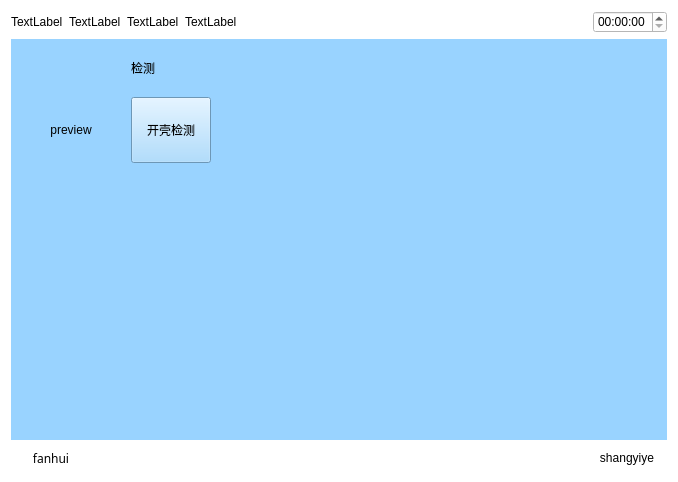
<?xml version="1.0" encoding="UTF-8"?>
<ui version="4.0">
 <class>Jiance2</class>
 <widget class="QWidget" name="Jiance2">
  <property name="geometry">
   <rect>
    <x>0</x>
    <y>0</y>
    <width>678</width>
    <height>482</height>
   </rect>
  </property>
  <property name="windowTitle">
   <string>Form</string>
  </property>
  <property name="styleSheet">
   <string notr="true">background-color: rgb(255, 255, 255);</string>
  </property>
  <layout class="QVBoxLayout" name="verticalLayout" stretch="1,5,1">
   <item>
    <layout class="QHBoxLayout" name="horizontalLayout_5">
     <item>
      <widget class="QLabel" name="label_14">
       <property name="text">
        <string>TextLabel</string>
       </property>
      </widget>
     </item>
     <item>
      <widget class="QLabel" name="label_15">
       <property name="text">
        <string>TextLabel</string>
       </property>
      </widget>
     </item>
     <item>
      <widget class="QLabel" name="label_16">
       <property name="text">
        <string>TextLabel</string>
       </property>
      </widget>
     </item>
     <item>
      <widget class="QLabel" name="label_17">
       <property name="text">
        <string>TextLabel</string>
       </property>
      </widget>
     </item>
     <item>
      <spacer name="horizontalSpacer_4">
       <property name="orientation">
        <enum>Qt::Horizontal</enum>
       </property>
       <property name="sizeHint" stdset="0">
        <size>
         <width>40</width>
         <height>20</height>
        </size>
       </property>
      </spacer>
     </item>
     <item>
      <widget class="QTimeEdit" name="timeEdit_2"/>
     </item>
    </layout>
   </item>
   <item>
    <widget class="QWidget" name="widget" native="true">
     <property name="sizePolicy">
      <sizepolicy hsizetype="Preferred" vsizetype="Preferred">
       <horstretch>0</horstretch>
       <verstretch>0</verstretch>
      </sizepolicy>
     </property>
     <property name="contextMenuPolicy">
      <enum>Qt::DefaultContextMenu</enum>
     </property>
     <property name="styleSheet">
      <string notr="true">background-color: rgb(153, 211, 255);</string>
     </property>
     <widget class="QWidget" name="layoutWidget_3">
      <property name="geometry">
       <rect>
        <x>0</x>
        <y>0</y>
        <width>671</width>
        <height>250</height>
       </rect>
      </property>
      <layout class="QGridLayout" name="gridLayout_2">
       <property name="margin">
        <number>20</number>
       </property>
       <property name="spacing">
        <number>20</number>
       </property>
       <item row="1" column="1">
        <widget class="QPushButton" name="meterInformation">
         <property name="minimumSize">
          <size>
           <width>66</width>
           <height>66</height>
          </size>
         </property>
         <property name="text">
          <string>开壳检测</string>
         </property>
        </widget>
       </item>
       <item row="1" column="0">
        <widget class="QPushButton" name="preview">
         <property name="text">
          <string>preview</string>
         </property>
         <property name="flat">
          <bool>true</bool>
         </property>
        </widget>
       </item>
       <item row="1" column="2">
        <spacer name="horizontalSpacer">
         <property name="orientation">
          <enum>Qt::Horizontal</enum>
         </property>
         <property name="sizeHint" stdset="0">
          <size>
           <width>40</width>
           <height>20</height>
          </size>
         </property>
        </spacer>
       </item>
       <item row="0" column="1">
        <widget class="QLabel" name="label">
         <property name="text">
          <string>检测</string>
         </property>
        </widget>
       </item>
       <item row="2" column="2">
        <spacer name="verticalSpacer">
         <property name="orientation">
          <enum>Qt::Vertical</enum>
         </property>
         <property name="sizeHint" stdset="0">
          <size>
           <width>20</width>
           <height>40</height>
          </size>
         </property>
        </spacer>
       </item>
      </layout>
     </widget>
    </widget>
   </item>
   <item>
    <layout class="QHBoxLayout" name="horizontalLayout_2">
     <item>
      <widget class="QPushButton" name="returnIndex">
       <property name="font">
        <font>
         <family>AR PL UMing TW MBE</family>
        </font>
       </property>
       <property name="text">
        <string>fanhui</string>
       </property>
       <property name="flat">
        <bool>true</bool>
       </property>
      </widget>
     </item>
     <item>
      <spacer name="horizontalSpacer_3">
       <property name="orientation">
        <enum>Qt::Horizontal</enum>
       </property>
       <property name="sizeHint" stdset="0">
        <size>
         <width>40</width>
         <height>20</height>
        </size>
       </property>
      </spacer>
     </item>
     <item>
      <widget class="QPushButton" name="returnPage">
       <property name="text">
        <string>shangyiye</string>
       </property>
       <property name="flat">
        <bool>true</bool>
       </property>
      </widget>
     </item>
    </layout>
   </item>
  </layout>
 </widget>
 <resources/>
 <connections/>
</ui>
